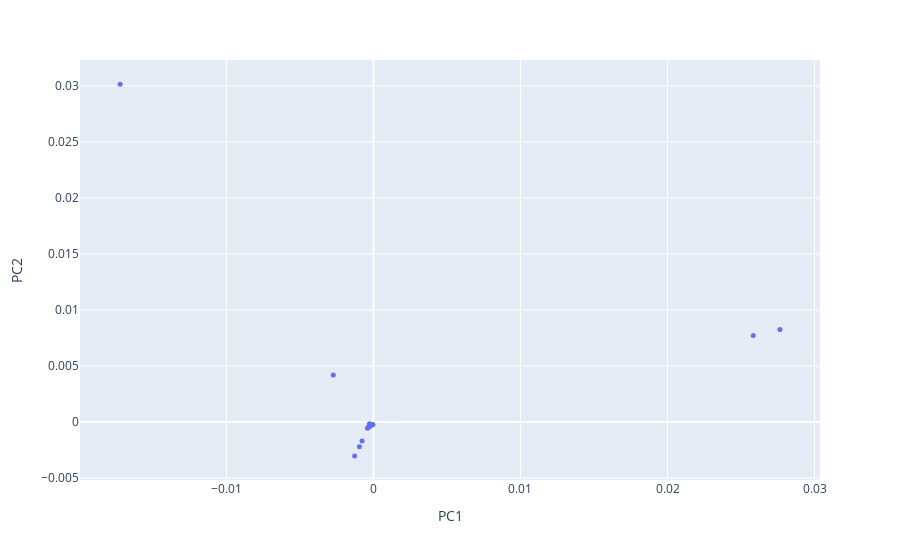

The notebook cell this image was saved under:
### Code cell
#from above plot, we can observe that professor GuzmanRosemary, FengRunhuan and JingXiaoChen are obvious outliers.
#So we remove them and regenerate the plot
new_l1_pca = l1_pca.drop(['GuzmanRosemaryK','WeiWei','YoungAmanda','DoddChristopher','LiuYuan','HungPei-Ken'])
fig_newl1 = px.scatter(new_l1_pca, x='PC1', y='PC2', hover_name=new_l1_pca.index)
fig_newl1.update_traces(marker=dict(size=5))
fig_newl1.show()

### Figure 1 — Plotly figure (JSON) as saved in the notebook; plotly's stock layout.template omitted (floating-point values rounded to 4 significant figures)
{"data": [{"hovertemplate": "<b>%{hovertext}</b><br><br>PC1=%{x}<br>PC2=%{y}<extra></extra>", "hovertext": ["AhlgrenScottD", "AlbinPierre", "BaloghJózsef", "BaryshnikovYuliyM", "Berwick-EvansDaniel", "BocaFlorin-Petre", "BradlowStevenBenjamin", "BronskiJaredC", "DeVilleRELee", "DeyParthaSarathi", "DiFrancescoPhilippe", "DunfieldNathanM", "ErdoğanMehmetBurak", "FengRunhuan", "FernandesRuiLoja", "FordKevinB", "HaboushWilliamJ", "HellerJeremiahBen", "HinkkanenAimo", "HiraniAnilN", "HurVeraMikyoung", "IvanovSergeiVladimirovich", "JandaFelix", "JingXiaochen", "JungeMarius", "KatzSheldonH", "KedemRinat", "KermanEly", "KirkpatrickKayLene", "KirrEduard", "KostochkaAlexandrV", "KutzarovaDenkaN", "LaNaveGabriele", "LaugesenRichardSnyder", "LeditzkyFelix", "LermanEugeneM", "LiXiaochun", "McCarthyRandy", "MineyevIgor", "NikolaevIgorG", "OikhbergTimur", "PascaleffJamesThomas", "RaptiZoi", "RasmussenJacob", "RasmussenSarahDean", "RezkCharlesW", "ReznickBruce", "SongRenming", "SowersRichardB", "StojanoskaVesna", "ThornerJesse", "TolmanSusan", "TumanovAlexander", "TysonJeremyT", "TzirakisNikolaos", "WuXuan", "YongAlexanderTF", "ZaharescuAlexandru", "ZharnitskyVadim"], "legendgroup": "", "marker": {"color": "#636efa", "size": 5, "symbol": "circle"}, "mode": "markers", "name": "", "orientation": "v", "showlegend": false, "type": "scatter", "x": [-0.0002214, -0.0001948, -0.0001742, -0.0001864, -0.000188, -0.0001791, -3.757e-05, -0.0001722, -0.000172, -0.0002945, -0.000775, -0.0009559, -0.000172, -0.01723, -0.0001777, -0.0001783, -0.0002792, -0.0002204, -0.0001911, -0.0001825, -0.0001743, 0.02764, -0.0002427, -0.002733, -0.0001618, -0.00128, -0.0001748, -0.0001828, -0.0001742, -0.0001886, -0.0001742, -0.0001726, -0.0002273, -0.0002044, -0.0001846, -0.0001702, -0.0001817, -0.0001793, 0.02583, -0.0001614, -0.0001733, -0.0002056, -0.0001774, -0.0001772, -0.0001777, -0.000181, -0.0001811, -0.0002723, -0.0003514, -0.0001786, -0.0002065, -0.00017, -0.0002066, -0.0001668, -0.0001712, -0.0004118, -0.0001862, -0.0001882, -0.0001767], "xaxis": "x", "y": [-0.0002939, -0.0002627, -0.0002325, -0.0002495, -0.0002509, -0.0002391, -0.0002105, -0.0002299, -0.0002296, -0.0003924, -0.001684, -0.002193, -0.0002295, 0.03016, -0.0002374, -0.0002383, -0.000373, -0.0002943, -0.0002559, -0.000246, -0.0002325, 0.008275, -0.0003405, 0.004199, -0.0002298, -0.003013, -0.0002384, -0.0002443, -0.0002326, -0.0002517, -0.0002326, -0.0002305, -0.0003102, -0.0002604, -0.0002466, -0.0002276, -0.0002426, -0.0002397, 0.007724, -0.0002414, -0.0002315, -0.0002832, -0.0002368, -0.0002439, -0.0002407, -0.0002416, -0.0002424, -0.000157, -0.0004574, -0.0002385, -0.0002774, -0.0002277, -0.0002759, -0.0002367, -0.0002285, -0.0005507, -0.0002515, -0.0002514, -0.0002359], "yaxis": "y"}], "layout": {"legend": {"tracegroupgap": 0}, "margin": {"t": 60}, "xaxis": {"anchor": "y", "domain": [0, 1], "title": {"text": "PC1"}}, "yaxis": {"anchor": "x", "domain": [0, 1], "title": {"text": "PC2"}}}}
